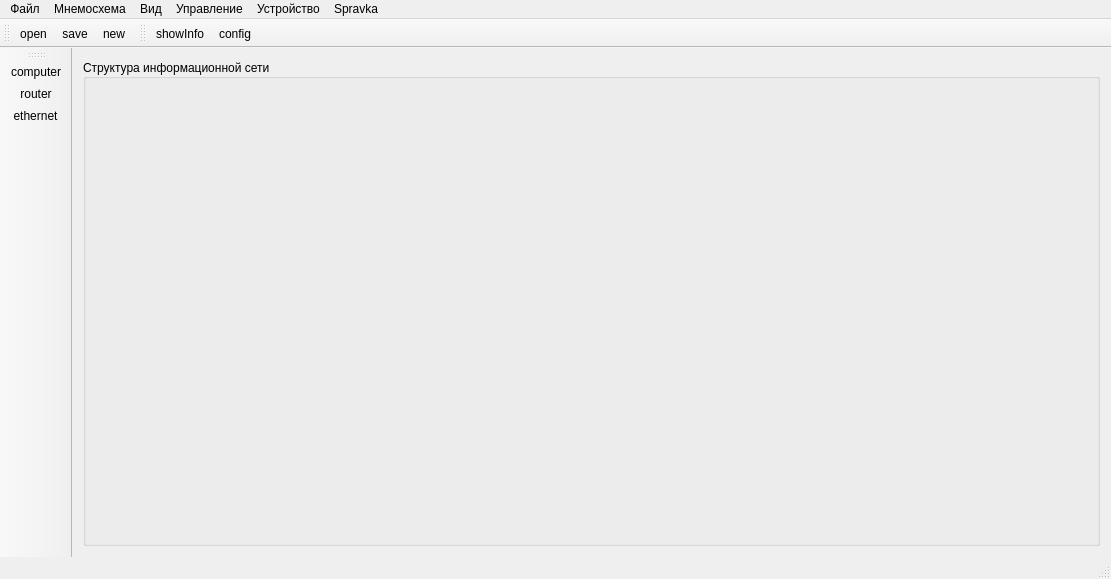
<?xml version="1.0" encoding="UTF-8"?>
<ui version="4.0">
 <class>MainForm</class>
 <widget class="QMainWindow" name="MainForm">
  <property name="geometry">
   <rect>
    <x>0</x>
    <y>0</y>
    <width>1111</width>
    <height>579</height>
   </rect>
  </property>
  <property name="windowTitle">
   <string>MainForm</string>
  </property>
  <widget class="QWidget" name="centralWidget">
   <layout class="QGridLayout" name="gridLayout">
    <item row="0" column="0">
     <widget class="QGroupBox" name="gbShema">
      <property name="title">
       <string>Структура информационной сети</string>
      </property>
      <property name="alignment">
       <set>Qt::AlignLeading|Qt::AlignLeft|Qt::AlignVCenter</set>
      </property>
     </widget>
    </item>
   </layout>
  </widget>
  <widget class="QMenuBar" name="menuBar">
   <property name="geometry">
    <rect>
     <x>0</x>
     <y>0</y>
     <width>1111</width>
     <height>28</height>
    </rect>
   </property>
   <widget class="QMenu" name="menu">
    <property name="title">
     <string>Файл</string>
    </property>
    <addaction name="action"/>
    <addaction name="action_2"/>
    <addaction name="action_3"/>
    <addaction name="action_4"/>
    <addaction name="separator"/>
    <addaction name="action_5"/>
    <addaction name="separator"/>
    <addaction name="action_exit"/>
   </widget>
   <widget class="QMenu" name="menu_2">
    <property name="title">
     <string>Мнемосхема</string>
    </property>
   </widget>
   <widget class="QMenu" name="menu_3">
    <property name="title">
     <string>Вид</string>
    </property>
   </widget>
   <widget class="QMenu" name="menu_4">
    <property name="title">
     <string>Управление</string>
    </property>
   </widget>
   <widget class="QMenu" name="menu_5">
    <property name="title">
     <string>Устройство</string>
    </property>
   </widget>
   <widget class="QMenu" name="menu_6">
    <property name="title">
     <string>Spravka</string>
    </property>
   </widget>
   <addaction name="menu"/>
   <addaction name="menu_2"/>
   <addaction name="menu_3"/>
   <addaction name="menu_4"/>
   <addaction name="menu_5"/>
   <addaction name="menu_6"/>
  </widget>
  <widget class="QToolBar" name="mainToolBar">
   <property name="iconSize">
    <size>
     <width>48</width>
     <height>48</height>
    </size>
   </property>
   <attribute name="toolBarArea">
    <enum>TopToolBarArea</enum>
   </attribute>
   <attribute name="toolBarBreak">
    <bool>false</bool>
   </attribute>
   <addaction name="actionOpen"/>
   <addaction name="actionSave"/>
   <addaction name="actionNew"/>
  </widget>
  <widget class="QStatusBar" name="statusBar">
   <property name="sizePolicy">
    <sizepolicy hsizetype="Preferred" vsizetype="Preferred">
     <horstretch>0</horstretch>
     <verstretch>0</verstretch>
    </sizepolicy>
   </property>
   <property name="autoFillBackground">
    <bool>false</bool>
   </property>
   <property name="sizeGripEnabled">
    <bool>true</bool>
   </property>
  </widget>
  <widget class="QToolBar" name="toolBar">
   <property name="windowTitle">
    <string>toolBar</string>
   </property>
   <property name="iconSize">
    <size>
     <width>48</width>
     <height>48</height>
    </size>
   </property>
   <attribute name="toolBarArea">
    <enum>LeftToolBarArea</enum>
   </attribute>
   <attribute name="toolBarBreak">
    <bool>false</bool>
   </attribute>
   <addaction name="action_add_comp"/>
   <addaction name="action_add_router"/>
   <addaction name="action_add_linc"/>
  </widget>
  <widget class="QToolBar" name="toolBar_2">
   <property name="windowTitle">
    <string>toolBar_2</string>
   </property>
   <property name="iconSize">
    <size>
     <width>48</width>
     <height>48</height>
    </size>
   </property>
   <attribute name="toolBarArea">
    <enum>TopToolBarArea</enum>
   </attribute>
   <attribute name="toolBarBreak">
    <bool>false</bool>
   </attribute>
   <addaction name="actionShowInfo"/>
   <addaction name="actionConfig"/>
  </widget>
  <action name="action">
   <property name="text">
    <string>Новая мнемосхема</string>
   </property>
  </action>
  <action name="action_2">
   <property name="text">
    <string>Открыть мнемосхему</string>
   </property>
  </action>
  <action name="action_3">
   <property name="text">
    <string>Сохранить мнемосхему</string>
   </property>
  </action>
  <action name="action_4">
   <property name="text">
    <string>Сохранить мнемосхему как ...</string>
   </property>
  </action>
  <action name="action_5">
   <property name="text">
    <string>Сохранить изображение</string>
   </property>
  </action>
  <action name="action_exit">
   <property name="text">
    <string>Выход</string>
   </property>
  </action>
  <action name="action_add_comp">
   <property name="checkable">
    <bool>true</bool>
   </property>
   <property name="icon">
    <iconset>
     <normaloff>:/img/img/workstation_256.png</normaloff>:/img/img/workstation_256.png</iconset>
   </property>
   <property name="text">
    <string>computer</string>
   </property>
   <property name="toolTip">
    <string>Добавить компьютер</string>
   </property>
  </action>
  <action name="action_add_router">
   <property name="checkable">
    <bool>true</bool>
   </property>
   <property name="icon">
    <iconset>
     <normaloff>:/img/img/router-hi.png</normaloff>:/img/img/router-hi.png</iconset>
   </property>
   <property name="text">
    <string>router</string>
   </property>
   <property name="toolTip">
    <string>Добавить маршрутизатор</string>
   </property>
  </action>
  <action name="action_add_linc">
   <property name="checkable">
    <bool>true</bool>
   </property>
   <property name="icon">
    <iconset>
     <normaloff>:/img/img/connect_256.png</normaloff>
     <normalon>:/img/img/disconnect_256.png</normalon>:/img/img/connect_256.png</iconset>
   </property>
   <property name="text">
    <string>ethernet</string>
   </property>
   <property name="toolTip">
    <string>Добавить узел</string>
   </property>
  </action>
  <action name="actionOpen">
   <property name="icon">
    <iconset>
     <normaloff>:/img/img/folder_256.png</normaloff>:/img/img/folder_256.png</iconset>
   </property>
   <property name="text">
    <string>open</string>
   </property>
   <property name="toolTip">
    <string>Открыть</string>
   </property>
  </action>
  <action name="actionNew">
   <property name="icon">
    <iconset>
     <normaloff>:/img/img/folder_add_256.png</normaloff>:/img/img/folder_add_256.png</iconset>
   </property>
   <property name="text">
    <string>new</string>
   </property>
   <property name="toolTip">
    <string>Новая мнемосхема</string>
   </property>
  </action>
  <action name="actionSave">
   <property name="icon">
    <iconset>
     <normaloff>:/img/img/folder_save_256.png</normaloff>:/img/img/folder_save_256.png</iconset>
   </property>
   <property name="text">
    <string>save</string>
   </property>
   <property name="toolTip">
    <string>Сохранить</string>
   </property>
  </action>
  <action name="actionShowInfo">
   <property name="checkable">
    <bool>true</bool>
   </property>
   <property name="icon">
    <iconset>
     <normaloff>:/img/img/connect_info_256.png</normaloff>:/img/img/connect_info_256.png</iconset>
   </property>
   <property name="text">
    <string>showInfo</string>
   </property>
   <property name="toolTip">
    <string>Показать информацию</string>
   </property>
  </action>
  <action name="actionConfig">
   <property name="icon">
    <iconset>
     <normaloff>:/img/img/connect_config_256.png</normaloff>:/img/img/connect_config_256.png</iconset>
   </property>
   <property name="text">
    <string>config</string>
   </property>
   <property name="toolTip">
    <string>Настройка</string>
   </property>
  </action>
 </widget>
 <layoutdefault spacing="6" margin="11"/>
 <resources/>
 <connections/>
</ui>
